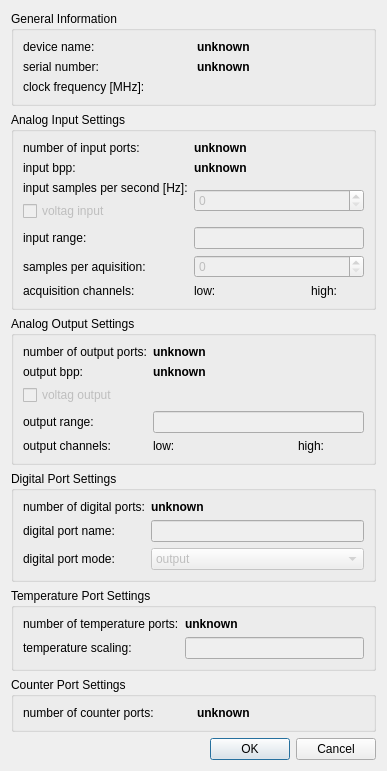
<?xml version="1.0" encoding="UTF-8"?>
<ui version="4.0">
 <class>DialogMeasurementComputing</class>
 <widget class="QDialog" name="DialogMeasurementComputing">
  <property name="geometry">
   <rect>
    <x>0</x>
    <y>0</y>
    <width>387</width>
    <height>713</height>
   </rect>
  </property>
  <property name="windowTitle">
   <string>Dialog</string>
  </property>
  <layout class="QGridLayout" name="gridLayout_7">
   <item row="0" column="0">
    <widget class="QGroupBox" name="groupBox_General">
     <property name="enabled">
      <bool>true</bool>
     </property>
     <property name="title">
      <string>General Information</string>
     </property>
     <layout class="QGridLayout" name="gridLayout">
      <item row="0" column="0">
       <widget class="QLabel" name="label">
        <property name="text">
         <string>device name:</string>
        </property>
       </widget>
      </item>
      <item row="0" column="1">
       <widget class="QLabel" name="label_devicesName">
        <property name="enabled">
         <bool>true</bool>
        </property>
        <property name="font">
         <font>
          <weight>75</weight>
          <bold>true</bold>
         </font>
        </property>
        <property name="text">
         <string>unknown</string>
        </property>
       </widget>
      </item>
      <item row="1" column="0">
       <widget class="QLabel" name="label_3">
        <property name="text">
         <string>serial number:</string>
        </property>
       </widget>
      </item>
      <item row="1" column="1">
       <widget class="QLabel" name="label_serialNumber">
        <property name="enabled">
         <bool>true</bool>
        </property>
        <property name="font">
         <font>
          <weight>75</weight>
          <bold>true</bold>
         </font>
        </property>
        <property name="text">
         <string>unknown</string>
        </property>
       </widget>
      </item>
      <item row="2" column="0">
       <widget class="QLabel" name="label_2">
        <property name="text">
         <string>clock frequency [MHz]:</string>
        </property>
       </widget>
      </item>
      <item row="2" column="1">
       <widget class="SliderWidget" name="sliderWidget_clockFrequency">
        <property name="enabled">
         <bool>false</bool>
        </property>
       </widget>
      </item>
     </layout>
    </widget>
   </item>
   <item row="1" column="0">
    <widget class="QGroupBox" name="groupBox_AnalogInput">
     <property name="enabled">
      <bool>true</bool>
     </property>
     <property name="title">
      <string>Analog Input Settings</string>
     </property>
     <layout class="QGridLayout" name="gridLayout_2">
      <item row="0" column="0">
       <widget class="QLabel" name="label_4">
        <property name="text">
         <string>number of input ports:</string>
        </property>
       </widget>
      </item>
      <item row="0" column="1">
       <widget class="QLabel" name="label_analogNumberInputs">
        <property name="enabled">
         <bool>true</bool>
        </property>
        <property name="font">
         <font>
          <weight>75</weight>
          <bold>true</bold>
         </font>
        </property>
        <property name="text">
         <string>unknown</string>
        </property>
       </widget>
      </item>
      <item row="1" column="0">
       <widget class="QLabel" name="label_5">
        <property name="text">
         <string>input bpp:</string>
        </property>
       </widget>
      </item>
      <item row="1" column="1">
       <widget class="QLabel" name="label_analogInputBpp">
        <property name="enabled">
         <bool>true</bool>
        </property>
        <property name="font">
         <font>
          <weight>75</weight>
          <bold>true</bold>
         </font>
        </property>
        <property name="text">
         <string>unknown</string>
        </property>
       </widget>
      </item>
      <item row="2" column="0">
       <widget class="QLabel" name="label_9">
        <property name="text">
         <string>input samples per second [Hz]:</string>
        </property>
       </widget>
      </item>
      <item row="2" column="1" rowspan="2">
       <widget class="QSpinBox" name="spinBox_inputSamplesPerSecond">
        <property name="enabled">
         <bool>false</bool>
        </property>
       </widget>
      </item>
      <item row="3" column="0">
       <widget class="QCheckBox" name="checkBox_voltageInput">
        <property name="enabled">
         <bool>false</bool>
        </property>
        <property name="text">
         <string>voltag input</string>
        </property>
       </widget>
      </item>
      <item row="4" column="0">
       <widget class="QLabel" name="label_10">
        <property name="text">
         <string>input range:</string>
        </property>
       </widget>
      </item>
      <item row="4" column="1">
       <widget class="QLineEdit" name="lineEdit_inputRangeCode">
        <property name="enabled">
         <bool>false</bool>
        </property>
       </widget>
      </item>
      <item row="5" column="0">
       <widget class="QLabel" name="label_11">
        <property name="text">
         <string>samples per aquisition:</string>
        </property>
       </widget>
      </item>
      <item row="5" column="1">
       <widget class="QSpinBox" name="spinBox_samplesPerInputChannel">
        <property name="enabled">
         <bool>false</bool>
        </property>
       </widget>
      </item>
      <item row="6" column="0">
       <widget class="QLabel" name="label_8">
        <property name="text">
         <string>acquisition channels:</string>
        </property>
       </widget>
      </item>
      <item row="6" column="1">
       <layout class="QHBoxLayout" name="horizontalLayout">
        <item>
         <widget class="QLabel" name="label_6">
          <property name="text">
           <string>low:</string>
          </property>
         </widget>
        </item>
        <item>
         <widget class="RangeWidget" name="rangeWidget_analogInputChannels">
          <property name="enabled">
           <bool>false</bool>
          </property>
         </widget>
        </item>
        <item>
         <widget class="QLabel" name="label_7">
          <property name="text">
           <string>high:</string>
          </property>
         </widget>
        </item>
       </layout>
      </item>
     </layout>
    </widget>
   </item>
   <item row="2" column="0">
    <widget class="QGroupBox" name="groupBox_AnalogOutput">
     <property name="enabled">
      <bool>true</bool>
     </property>
     <property name="title">
      <string>Analog Output Settings</string>
     </property>
     <layout class="QGridLayout" name="gridLayout_3">
      <item row="0" column="0">
       <widget class="QLabel" name="label_12">
        <property name="text">
         <string>number of output ports:</string>
        </property>
       </widget>
      </item>
      <item row="0" column="1">
       <widget class="QLabel" name="label_analogNumberOutputs">
        <property name="enabled">
         <bool>true</bool>
        </property>
        <property name="font">
         <font>
          <weight>75</weight>
          <bold>true</bold>
         </font>
        </property>
        <property name="text">
         <string>unknown</string>
        </property>
       </widget>
      </item>
      <item row="1" column="0">
       <widget class="QLabel" name="label_13">
        <property name="text">
         <string>output bpp:</string>
        </property>
       </widget>
      </item>
      <item row="1" column="1">
       <widget class="QLabel" name="label_analogOutputBpp">
        <property name="enabled">
         <bool>true</bool>
        </property>
        <property name="font">
         <font>
          <weight>75</weight>
          <bold>true</bold>
         </font>
        </property>
        <property name="text">
         <string>unknown</string>
        </property>
       </widget>
      </item>
      <item row="2" column="0">
       <widget class="QCheckBox" name="checkBox_voltageOutput">
        <property name="enabled">
         <bool>false</bool>
        </property>
        <property name="text">
         <string>voltag output</string>
        </property>
       </widget>
      </item>
      <item row="3" column="0">
       <widget class="QLabel" name="label_17">
        <property name="text">
         <string>output range:</string>
        </property>
       </widget>
      </item>
      <item row="3" column="1">
       <widget class="QLineEdit" name="lineEdit_outputRangeCode">
        <property name="enabled">
         <bool>false</bool>
        </property>
        <property name="text">
         <string/>
        </property>
       </widget>
      </item>
      <item row="4" column="0">
       <widget class="QLabel" name="label_16">
        <property name="text">
         <string>output channels:</string>
        </property>
       </widget>
      </item>
      <item row="4" column="1">
       <layout class="QHBoxLayout" name="horizontalLayout_2">
        <item>
         <widget class="QLabel" name="label_14">
          <property name="text">
           <string>low:</string>
          </property>
         </widget>
        </item>
        <item>
         <widget class="RangeWidget" name="rangeWidget_analogOutputChannels">
          <property name="enabled">
           <bool>false</bool>
          </property>
         </widget>
        </item>
        <item>
         <widget class="QLabel" name="label_15">
          <property name="text">
           <string>high:</string>
          </property>
         </widget>
        </item>
       </layout>
      </item>
     </layout>
    </widget>
   </item>
   <item row="3" column="0">
    <widget class="QGroupBox" name="groupBox_digitalSettings">
     <property name="enabled">
      <bool>true</bool>
     </property>
     <property name="title">
      <string>Digital Port Settings</string>
     </property>
     <layout class="QGridLayout" name="gridLayout_4">
      <item row="0" column="0">
       <widget class="QLabel" name="label_18">
        <property name="text">
         <string>number of digital ports:</string>
        </property>
       </widget>
      </item>
      <item row="0" column="1">
       <widget class="QLabel" name="label_digitalPortNumber">
        <property name="enabled">
         <bool>true</bool>
        </property>
        <property name="font">
         <font>
          <weight>75</weight>
          <bold>true</bold>
         </font>
        </property>
        <property name="text">
         <string>unknown</string>
        </property>
       </widget>
      </item>
      <item row="1" column="0">
       <widget class="QLabel" name="label_19">
        <property name="text">
         <string>digital port name:</string>
        </property>
       </widget>
      </item>
      <item row="1" column="1">
       <widget class="QLineEdit" name="lineEdit_digitalPortName">
        <property name="enabled">
         <bool>false</bool>
        </property>
       </widget>
      </item>
      <item row="2" column="0">
       <widget class="QLabel" name="label_20">
        <property name="text">
         <string>digital port mode: </string>
        </property>
       </widget>
      </item>
      <item row="2" column="1">
       <widget class="QComboBox" name="comboBox_digitalPortMode">
        <property name="enabled">
         <bool>false</bool>
        </property>
        <item>
         <property name="text">
          <string>output</string>
         </property>
        </item>
        <item>
         <property name="text">
          <string>input</string>
         </property>
        </item>
       </widget>
      </item>
     </layout>
    </widget>
   </item>
   <item row="4" column="0">
    <widget class="QGroupBox" name="groupBox">
     <property name="enabled">
      <bool>true</bool>
     </property>
     <property name="title">
      <string>Temperature Port Settings</string>
     </property>
     <layout class="QGridLayout" name="gridLayout_5">
      <item row="0" column="0">
       <widget class="QLabel" name="label_21">
        <property name="text">
         <string>number of temperature ports:</string>
        </property>
       </widget>
      </item>
      <item row="0" column="1">
       <widget class="QLabel" name="label_temperaturePorts">
        <property name="enabled">
         <bool>true</bool>
        </property>
        <property name="font">
         <font>
          <weight>75</weight>
          <bold>true</bold>
         </font>
        </property>
        <property name="text">
         <string>unknown</string>
        </property>
       </widget>
      </item>
      <item row="1" column="0">
       <widget class="QLabel" name="label_22">
        <property name="text">
         <string>temperature scaling:</string>
        </property>
       </widget>
      </item>
      <item row="1" column="1">
       <widget class="QLineEdit" name="lineEdit_temperatureScaling">
        <property name="enabled">
         <bool>false</bool>
        </property>
       </widget>
      </item>
     </layout>
    </widget>
   </item>
   <item row="5" column="0">
    <widget class="QGroupBox" name="groupBox_counterPortSettings">
     <property name="enabled">
      <bool>true</bool>
     </property>
     <property name="title">
      <string>Counter Port Settings</string>
     </property>
     <layout class="QGridLayout" name="gridLayout_6">
      <item row="0" column="0">
       <widget class="QLabel" name="label_23">
        <property name="text">
         <string>number of counter ports:</string>
        </property>
       </widget>
      </item>
      <item row="0" column="1">
       <widget class="QLabel" name="label_counterPorts">
        <property name="enabled">
         <bool>true</bool>
        </property>
        <property name="font">
         <font>
          <weight>75</weight>
          <bold>true</bold>
         </font>
        </property>
        <property name="text">
         <string>unknown</string>
        </property>
       </widget>
      </item>
     </layout>
    </widget>
   </item>
   <item row="6" column="0">
    <widget class="QDialogButtonBox" name="buttonBox">
     <property name="orientation">
      <enum>Qt::Horizontal</enum>
     </property>
     <property name="standardButtons">
      <set>QDialogButtonBox::Cancel|QDialogButtonBox::Ok</set>
     </property>
    </widget>
   </item>
  </layout>
 </widget>
 <customwidgets>
  <customwidget>
   <class>RangeWidget</class>
   <extends>QWidget</extends>
   <header>rangeWidget.h</header>
  </customwidget>
  <customwidget>
   <class>SliderWidget</class>
   <extends>QWidget</extends>
   <header>sliderWidget.h</header>
  </customwidget>
 </customwidgets>
 <resources/>
 <connections>
  <connection>
   <sender>buttonBox</sender>
   <signal>accepted()</signal>
   <receiver>DialogMeasurementComputing</receiver>
   <slot>accept()</slot>
   <hints>
    <hint type="sourcelabel">
     <x>248</x>
     <y>254</y>
    </hint>
    <hint type="destinationlabel">
     <x>157</x>
     <y>274</y>
    </hint>
   </hints>
  </connection>
  <connection>
   <sender>buttonBox</sender>
   <signal>rejected()</signal>
   <receiver>DialogMeasurementComputing</receiver>
   <slot>reject()</slot>
   <hints>
    <hint type="sourcelabel">
     <x>316</x>
     <y>260</y>
    </hint>
    <hint type="destinationlabel">
     <x>286</x>
     <y>274</y>
    </hint>
   </hints>
  </connection>
 </connections>
</ui>
